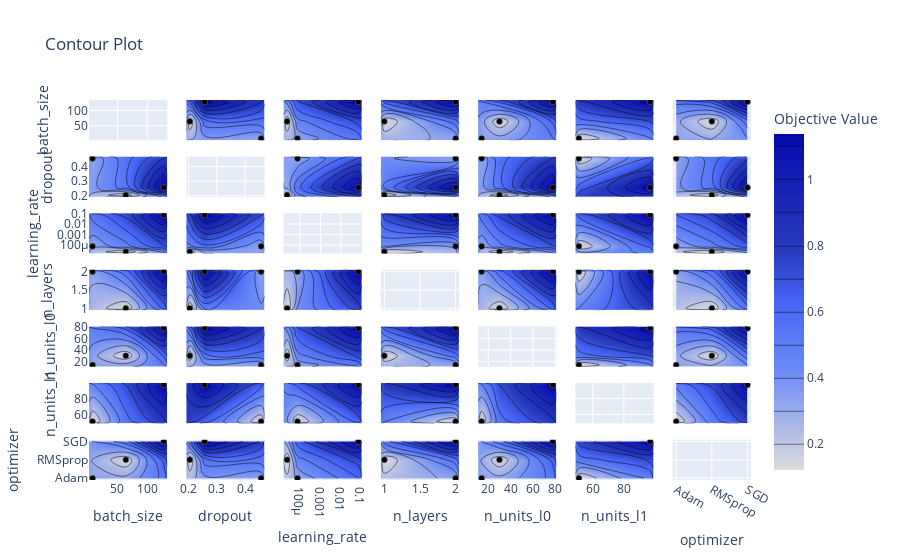

Notebook code for this chart:
### Code cell
# https://www.analyticsvidhya.com/blog/2021/09/optimize-your-optimizations-using-optuna/
optuna.visualization.plot_optimization_history(study)
optuna.visualization.plot_intermediate_values(study)
optuna.visualization.plot_contour(study)
# optuna.visualization.plot_parallel_coordinate(study)
